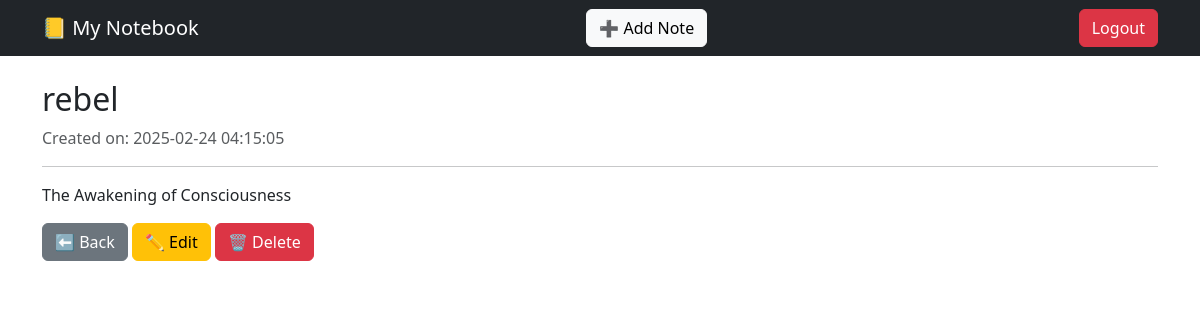
The page /view_note.php?id=49 (signed in) on the database its author committed.
### tables this page shows
CREATE TABLE `notes` (
  `id` int(11) NOT NULL AUTO_INCREMENT,
  `user_id` int(11) DEFAULT NULL,
  `title` varchar(255) DEFAULT NULL,
  `content` text DEFAULT NULL,
  `created_at` timestamp NULL DEFAULT current_timestamp(),
  `updated_at` timestamp NULL DEFAULT current_timestamp() ON UPDATE current_timestamp(),
  `completed` tinyint(1) DEFAULT 0,
  PRIMARY KEY (`id`)
);

### view_note.php (the view, shortened to what this page needs)
<?php
require 'db.php';
$note_id = $_GET['id'];
$user_id = $_SESSION['user_id'];
$sql = "SELECT * FROM notes WHERE id = ? AND user_id = ?";
$stmt = $conn->prepare($sql);
$stmt->bind_param("ii", $note_id, $user_id);
$stmt->execute();
$result = $stmt->get_result();
$note = $result->fetch_assoc();
?>
<!DOCTYPE html>
<html lang="en">
<head>
    <link rel="stylesheet" href="https://cdn.jsdelivr.net/npm/bootstrap@5.3.0/dist/css/bootstrap.min.css">
</head>
<body>
    <nav class="navbar navbar-dark bg-dark">
        <div class="container">
            <a class="navbar-brand" href="dashboard.php">📒 My Notebook</a>
            <a class="btn btn-light" href="add_note.php">➕ Add Note</a>
            <a class="btn btn-danger" href="logout.php">Logout</a>
        </div>
    </nav>
    <div class="container mt-4">
        <h2><?= htmlspecialchars($note['title']) ?></h2>
        <p class="text-muted">Created on: <?= $note['created_at'] ?></p>
        <hr>
        <p><?= nl2br(htmlspecialchars($note['content'])) ?></p>
        <a href="dashboard.php" class="btn btn-secondary">⬅️ Back</a>
        <a href="edit_note.php?id=<?= $note['id'] ?>" class="btn btn-warning">✏️ Edit</a>
		<a href="note_del.php?id=<?= $note['id'] ?>" class="btn btn-danger"  onclick="return confirm('Are you sure you want to delete this note?')">🗑️ Delete</a>
    </div>
</body>
</html>

### rows shown on the page
notes: title "rebel", created_at "2025-02-24 04:15:05", content "The Awakening of Consciousness"
